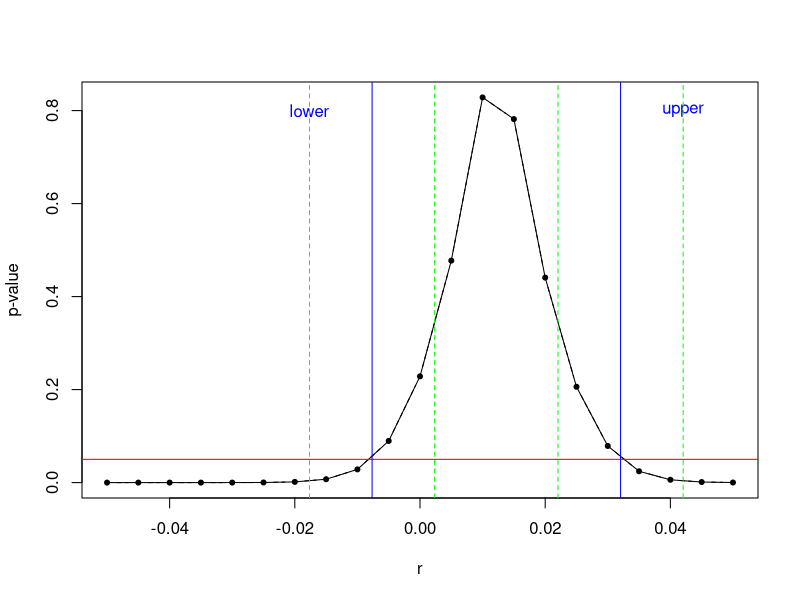

This chart was generated by the following R code:
## ---- chunk 1
knitr::opts_chunk$set(
  collapse = TRUE,
  comment = "#>"
)
## ---- chunk 2
set.seed(21348534)

N <- 10000
X <- rnorm(N)
y <- 1 + 0.01 * X + rnorm(N)
df <- data.frame(X = X, y = y)

fit <- (lm(y ~ 1 + X, data = df))
## ---- chunk 3
confint(fit)
## ---- chunk 4
p_val <- function(y, X, r) {
  res <- lm(y ~ 1 + X)
  p_val <- car::linearHypothesis(model = res, hypothesis.matrix = c(0, 1), rhs = r)$`Pr(>F)`[2]
  p_val
}
## ---- chunk 5
p_val_r <- unlist(lapply(seq(-0.05, 0.05, 0.005), function(i) p_val(y = y, X = X, r = i)))
p_val_df <- data.frame(r = seq(-0.05, 0.05, 0.005), p_val_r = p_val_r)
plot(x = p_val_df$r, y = p_val_df$p_val_r, type = "b", pch = 20, lty = 2, xlab = "r", ylab = "p-value")
lines(p_val_df$r, p_val_df$p_val_r, type = "l", lty = 1)
abline(h = 0.05, col = "red")
abline(v = confint(fit)["X", ][1], col = "blue")
text(x = confint(fit)["X", ][1] - 0.01, y = 0.8, "lower", srt = 0.2, col = "blue")
abline(v = confint(fit)["X", ][2], col = "blue")
text(x = confint(fit)["X", ][2] + 0.01, y = 0.8, "upper", srt = 0.2, col = "blue")
abline(v = confint(fit)["X", ][1] - 0.01, col = "green", lty = 2)
abline(v = confint(fit)["X", ][1] + 0.01, col = "green", lty = 2)
abline(v = confint(fit)["X", ][2] - 0.01, col = "green", lty = 2)
abline(v = confint(fit)["X", ][2] + 0.01, col = "green", lty = 2)
## ---- chunk 6
confint(fit)
## ---- chunk 7
epsilon <- 0.01

startset1 <- confint(fit)["X", ][1] + c(-epsilon, epsilon)
startset2 <- confint(fit)["X", ][2] + c(-epsilon, epsilon)
## ---- chunk 8
invert_p_val <- function(X, y, startset1, startset2, alpha) {
  # p-val - sign_level
  p_val_x_sign_level <- function(r) {
    p_val(X = X, y = y, r) - alpha
  }

  # bisection for both startset1, startset2
  res <- lapply(list(startset1, startset2), function(x) {
    tmp <- suppressWarnings(stats::uniroot(
      f = p_val_x_sign_level,
      lower = min(x),
      upper = max(x),
      tol = 1e-08,
      maxiter = 10
    )$root)
  })

  unlist(res)
}
## ---- chunk 9
invert_p_val(X = X, y = y, startset1 = startset1, startset2 = startset2, alpha = 0.05)
## ---- chunk 10
confint(fit)
